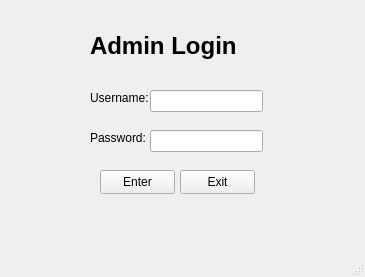
<?xml version="1.0" encoding="UTF-8"?>
<ui version="4.0">
 <class>adminlogin</class>
 <widget class="QMainWindow" name="adminlogin">
  <property name="geometry">
   <rect>
    <x>0</x>
    <y>0</y>
    <width>365</width>
    <height>277</height>
   </rect>
  </property>
  <property name="windowTitle">
   <string>Admin Login</string>
  </property>
  <widget class="QWidget" name="centralwidget">
   <widget class="QLabel" name="label">
    <property name="geometry">
     <rect>
      <x>90</x>
      <y>30</y>
      <width>171</width>
      <height>31</height>
     </rect>
    </property>
    <property name="font">
     <font>
      <pointsize>18</pointsize>
      <bold>true</bold>
     </font>
    </property>
    <property name="text">
     <string>Admin Login</string>
    </property>
   </widget>
   <widget class="QLabel" name="label_2">
    <property name="geometry">
     <rect>
      <x>90</x>
      <y>90</y>
      <width>71</width>
      <height>16</height>
     </rect>
    </property>
    <property name="text">
     <string>Username:</string>
    </property>
   </widget>
   <widget class="QLabel" name="label_3">
    <property name="geometry">
     <rect>
      <x>90</x>
      <y>130</y>
      <width>71</width>
      <height>16</height>
     </rect>
    </property>
    <property name="text">
     <string>Password:</string>
    </property>
   </widget>
   <widget class="QLineEdit" name="lineEdit_adminUser">
    <property name="geometry">
     <rect>
      <x>150</x>
      <y>90</y>
      <width>113</width>
      <height>22</height>
     </rect>
    </property>
   </widget>
   <widget class="QLineEdit" name="lineEdit_adminPass">
    <property name="geometry">
     <rect>
      <x>150</x>
      <y>130</y>
      <width>113</width>
      <height>22</height>
     </rect>
    </property>
    <property name="echoMode">
     <enum>QLineEdit::Password</enum>
    </property>
   </widget>
   <widget class="QPushButton" name="adminloginBttn">
    <property name="geometry">
     <rect>
      <x>100</x>
      <y>170</y>
      <width>75</width>
      <height>24</height>
     </rect>
    </property>
    <property name="text">
     <string>Enter</string>
    </property>
   </widget>
   <widget class="QPushButton" name="exitBttn">
    <property name="geometry">
     <rect>
      <x>180</x>
      <y>170</y>
      <width>75</width>
      <height>24</height>
     </rect>
    </property>
    <property name="text">
     <string>Exit</string>
    </property>
   </widget>
  </widget>
  <widget class="QMenuBar" name="menubar">
   <property name="geometry">
    <rect>
     <x>0</x>
     <y>0</y>
     <width>365</width>
     <height>22</height>
    </rect>
   </property>
  </widget>
  <widget class="QStatusBar" name="statusbar"/>
 </widget>
 <resources/>
 <connections>
  <connection>
   <sender>exitBttn</sender>
   <signal>clicked()</signal>
   <receiver>adminlogin</receiver>
   <slot>close()</slot>
   <hints>
    <hint type="sourcelabel">
     <x>297</x>
     <y>232</y>
    </hint>
    <hint type="destinationlabel">
     <x>182</x>
     <y>138</y>
    </hint>
   </hints>
  </connection>
 </connections>
 <slots>
  <slot>on_exitBttn_clicked()</slot>
  <slot>on_adminloginBttn_clicked()</slot>
 </slots>
</ui>
